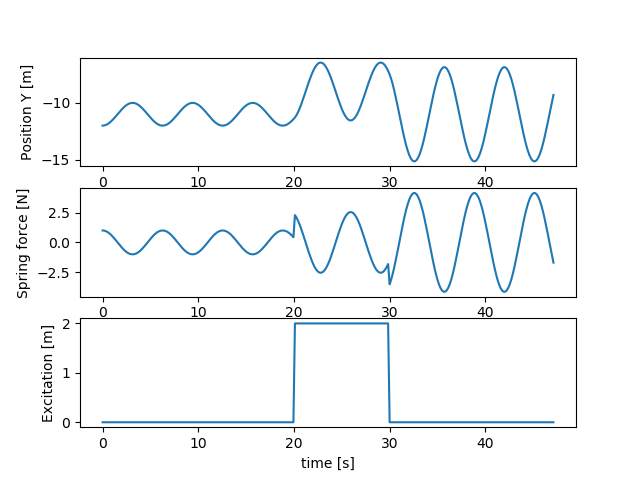

Recreate this plot in Python.
def init_prms(m, b, L, k, beta, S0, dt, g, w_formula, N):
    import argparse
    parser = argparse.ArgumentParser()
    parser.add_argument('--m', '--mass',
                        type=float, default=m)
    parser.add_argument('--b', '--boxheight',
                        type=float, default=b)
    parser.add_argument('--L', '--spring-length',
                        type=float, default=L)
    parser.add_argument('--k', '--spring-stiffness',
                        type=float, default=k)
    parser.add_argument('--beta', '--spring-damping',
                        type=float, default=beta)
    parser.add_argument('--S0', '--initial-position',
                        type=float, default=S0)
    parser.add_argument('--dt','--timestep',
                        type=float, default=dt)
    parser.add_argument('--g', '--gravity',
                        type=float, default=g)
    parser.add_argument('--w', type=str, default=w_formula)
    parser.add_argument('--N', type=int, default=N)
    args = parser.parse_args()

    from scitools.StringFunction import StringFunction
    w = StringFunction(args.w, independent_variables='t')
    return args.m, args.b, args.L, args.k, args.beta, \
           args.S0, args.dt, args.g, w, args.N


def solve(m, k, beta, S0, dt, g, w, N,
          user_action=lambda S, time, time_step_no: None):
    """Calculate N steps forward. Return list S."""
    S = [0.0]*(N+1)      # output list
    gamma = beta*dt/2.0  # short form
    t = 0
    S[0] = S0
    user_action(S, t, 0)
    # Special formula for first time step
    i = 0
    S[i+1] = (1/(2.0*m))*(2*m*S[i] - dt**2*k*S[i] +
             m*(w(t+dt) - 2*w(t) + w(t-dt)) + dt**2*m*g)
    t = dt
    user_action(S, t, i+1)

    # Time loop
    for i in range(1,N):
        S[i+1] = (1/(m + gamma))*(2*m*S[i] - m*S[i-1] +
                                  gamma*dt*S[i-1] - dt**2*k*S[i] +
                                  m*(w(t+dt) - 2*w(t) + w(t-dt))
                                  + dt**2*m*g)
        t += dt
        user_action(S, t, i+1)

    return S

def demo():
    def print_S(S, t, step):
        """Callback function: user_action."""
        print ('t=%.2f  S[%d]=%+g' % (t, step, S[step]))

    from math import pi

    m, b, L, k, beta, S0, dt, g, w, N = \
       init_prms(m=1, b=2, L=10, k=1, beta=0, S0=0,
                 dt=2*pi/40, g=9.81, w_formula='0', N=80)

    S = solve(m, k, beta, S0, dt, g, w, N,
              user_action=print_S)

    import matplotlib.pyplot as plt
    import numpy as np
    time=np.linspace(0,N*dt,N+1)
    plt.plot(time,S)
    title="g=%g, S0=%g, w=2 in [20;30], 0 otherwise" %(g,S0)
    plt.title(title)
    plt.ylabel("spring stretch [m]")
    plt.xlabel("time [s]")
    plt.show()
    
def plotall():
    from math import pi
    import numpy as np
    import matplotlib.pyplot as plt

    m, b, L, k, beta, S0, dt, g, w, N = \
       init_prms(m=1, b=2, L=10, k=1, beta=0, S0=0,
                 dt=2*pi/40, g=9.81, w_formula='0', N=80)

    S = solve(m, k, beta, S0, dt, g, w, N)
    
    # Vectorize the StringFunction w
    w_formula = str(w)  # keep this to see if w=0 later
    if ' else ' in w_formula:
        w = np.vectorize(w)        # general vectorization
    else:
        w.vectorize(globals())  # more efficient (when no if)
    

    time=np.linspace(0,N*dt,N+1)
    S=np.asarray(S)

    
    plots = 2         # number of rows of plots
    if beta != 0:
        plots += 1
    if w_formula != '0':
        plots += 1

    # Position Y(t)
    plot_row = 1
    plt.subplot(plots, 1, plot_row)
    Y = w(time) - L - S - b/2.0
    plt.plot(time, Y)
    plt.ylabel("Position Y [m]")
    
    # Spring force (and S)
    plot_row += 1
    plt.subplot(plots, 1, plot_row)
    Fs = k*S
    plt.plot(time, Fs)
    plt.ylabel("Spring force [N]")
    
    # Friction force
    if beta != 0:
        plot_row += 1
        plt.subplot(plots, 1, plot_row)
        Fd = beta*np.diff(S)  # diff is in numpy
        # len(diff(S)) = len(S)-1 so we use time[:-1]:
        plt.plot(time[:-1], Fd)
        plt.ylabel("Friction force [N]")
    
    # Excitation
    if w_formula != '0':
        plot_row += 1
        plt.subplot(plots, 1, plot_row)
        w_array = w(time)
        plt.plot(time, w_array)
        plt.xlabel("time [s]")
        plt.ylabel("Excitation [m]")
    
    plt.savefig('ejD1.png')  # save this multi-axis plot in a file


if __name__ == '__main__':
    plotall()
    #run for exercise using: """python ejD1.py --g 0 --S0 1 --w "2 if 20<t<30 else 0" --N 300""" 

"""WARNING: The numerical solution exhibits a non-physical behaviuor: for S0=mg/k, w=0, the solution should be S(t)=mg/k for all t, whatever beta we choose. However if we set beta>0, the numerical solution goes S-->0"""











































































